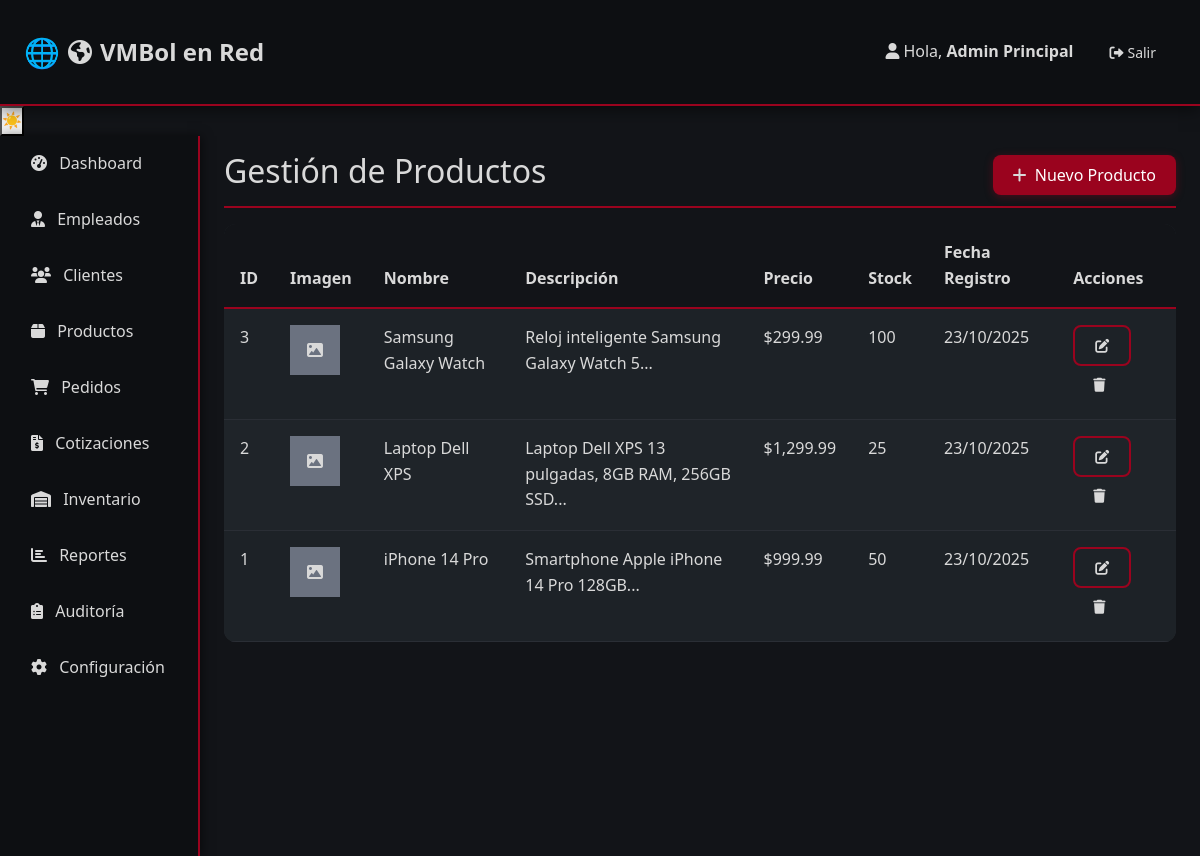
Page /paginas/admin/productos.php (signed in) on the committed database.
### tables this page shows
CREATE TABLE productos (
    id_producto INT AUTO_INCREMENT PRIMARY KEY,
    nombre VARCHAR(150) NOT NULL,
    descripcion TEXT,
    precio DECIMAL(10,2) NOT NULL,
    stock INT NOT NULL DEFAULT 0,
    imagen VARCHAR(200),
    estado TINYINT(1) DEFAULT 1,
    fecha_registro TIMESTAMP DEFAULT CURRENT_TIMESTAMP
);

### paginas/admin/productos.php (the view, shortened to what this page needs)
<?php
require_once '../../includes/auth.php';
$db = (new Database())->getConnection();
$productos = $db->query("SELECT * FROM productos WHERE estado = 1 ORDER BY id_producto DESC")->fetchAll(PDO::FETCH_ASSOC);
?>
<!DOCTYPE html>
<html lang="es">
<head>
    <link rel="stylesheet" href="../../assets/css/main.css">
    <link rel="stylesheet" href="../../assets/css/admin.css">
    <link href="https://cdn.jsdelivr.net/npm/bootstrap@5.3.0/dist/css/bootstrap.min.css" rel="stylesheet">
    <link rel="stylesheet" href="https://cdnjs.cloudflare.com/ajax/libs/font-awesome/6.4.0/css/all.min.css">
</head>
<body class="admin-dashboard">
    <?php include '../../includes/header.php'; ?>
    <div class="container-fluid">
        <div class="row">
            <?php include '../../includes/sidebar.php'; ?>
            <main class="col-md-9 ms-sm-auto col-lg-10 px-md-4">
                <div class="d-flex justify-content-between flex-wrap flex-md-nowrap align-items-center pt-3 pb-2 mb-3 border-bottom">
                    <h1 class="h2">Gestión de Productos</h1>
                    <button class="btn btn-primary" data-bs-toggle="modal" data-bs-target="#modalProducto">
                        <i class="fas fa-plus me-1"></i> Nuevo Producto
                    </button>
                </div>
                <div class="table-responsive">
                    <table class="table table-striped table-hover">
                        <thead>
                            <tr>
                                <th>ID</th>
                                <th>Imagen</th>
                                <th>Nombre</th>
                                <th>Descripción</th>
                                <th>Precio</th>
                                <th>Stock</th>
                                <th>Fecha Registro</th>
                                <th>Acciones</th>
                            </tr>
                        </thead>
                        <tbody>
                            <?php foreach ($productos as $producto): ?>
                            <tr>
                                <td><?php echo $producto['id_producto']; ?></td>
                                <td>
                                    <?php if (!empty($producto['imagen'])): ?>
                                        <img src="../../assets/images/productos/<?php echo htmlspecialchars($producto['imagen']); ?>"
                                             alt="<?php echo htmlspecialchars($producto['nombre']); ?>"
                                             style="width: 50px; height: 50px; object-fit: cover;">
                                    <?php else: ?>
                                        <div class="bg-secondary text-white d-flex align-items-center justify-content-center"
                                             style="width: 50px; height: 50px;">
                                            <i class="fas fa-image"></i>
                                        </div>
                                    <?php endif; ?>
                                </td>
                                <td><?php echo htmlspecialchars($producto['nombre']); ?></td>
                                <td><?php echo htmlspecialchars(substr($producto['descripcion'] ?? '', 0, 50)) . '...'; ?></td>
                                <td>$<?php echo number_format($producto['precio'], 2); ?></td>
                                <td>
                                    <span class="<?php echo $producto['stock'] <= 5 ? 'text-danger fw-bold' : ''; ?>">
                                        <?php echo $producto['stock']; ?>
                                    </span>
                                </td>
                                <td><?php echo date('d/m/Y', strtotime($producto['fecha_registro'])); ?></td>
                                <td>
                                    <button class="btn btn-sm btn-outline-primary btn-editar"
                                            data-id="<?php echo $producto['id_producto']; ?>"
                                            data-nombre="<?php echo htmlspecialchars($producto['nombre']); ?>"
                                            data-descripcion="<?php echo htmlspecialchars($producto['descripcion'] ?? ''); ?>"
                                            data-precio="<?php echo $producto['precio']; ?>"
                                            data-stock="<?php echo $producto['stock']; ?>"
                                            data-imagen="<?php echo htmlspecialchars($producto['imagen'] ?? ''); ?>">
                                        <i class="fas fa-edit"></i>
                                    </button>
                                    <button class="btn btn-sm btn-outline-danger btn-eliminar"
                                            data-id="<?php echo $producto['id_producto']; ?>">
                                        <i class="fas fa-trash"></i>
                                    </button>
                                </td>
                            </tr>
                            <?php endforeach; ?>
                        </tbody>
                    </table>
                </div>
            </main>
        </div>
    </div>
</body>
</html>

### includes/header.php (shortened to what this page needs)
<!DOCTYPE html>
<html lang="es" class="h-100">
<head>
    <link href="https://cdn.jsdelivr.net/npm/bootstrap@5.1.3/dist/css/bootstrap.min.css" rel="stylesheet">
    <link rel="stylesheet" href="../../assets/css/main.css">
<?php if (isset($_SESSION['rol'])): ?>
<link rel="stylesheet" href="../../assets/css/<?php echo $_SESSION['rol']; ?>.css">
<?php endif; ?>
    <link rel="stylesheet" href="https://cdnjs.cloudflare.com/ajax/libs/font-awesome/6.0.0/css/all.min.css">
</head>
<body class="d-flex flex-column h-100 <?php echo isset($_SESSION['rol']) ? $_SESSION['rol'] . '-dashboard' : 'public-page'; ?>">
    <?php if (isset($_SESSION['user_id'])): ?>
    <header class="header">
        <nav class="navbar navbar-expand-lg">
            <div class="container-fluid">
                <a class="navbar-brand" href="../index.php">
                    <i class="fas fa-globe-americas me-2"></i>VMBol en Red
                </a>
                <div class="navbar-nav ms-auto align-items-center">
                    <span class="navbar-text me-3 d-none d-md-block">
                        <i class="fas fa-user me-1"></i>Hola, <strong><?php echo $_SESSION['nombre']; ?></strong>
                    </span>
                    <a href="../../procesos/logout.php" class="btn btn-outline-light btn-sm">
                        <i class="fas fa-sign-out-alt me-1"></i>Salir
                    </a>
                </div>
            </div>
        </nav>
    </header>
    <?php endif; ?>
<div class="container-fluid flex-grow-1 d-flex flex-column p-0">
    <div class="row flex-grow-1 m-0">
        </body>
</html>

### includes/sidebar.php (shortened to what this page needs)
<?php if (isset($_SESSION['user_id'])): ?>
<nav class="col-md-3 col-lg-2 d-md-block sidebar">
    <div class="sidebar-content">
        <ul class="nav flex-column">
            <?php if ($_SESSION['rol'] == 'admin'): ?>
<li class="nav-item">
    <a class="nav-link <?php echo $current_page == 'dashboard.php' ? 'active' : ''; ?>" href="dashboard.php">
        <i class="fas fa-tachometer-alt me-2"></i> Dashboard
    </a>
</li>
<li class="nav-item">
    <a class="nav-link <?php echo $current_page == 'empleados.php' ? 'active' : ''; ?>" href="empleados.php">
        <i class="fas fa-user-tie me-2"></i> Empleados
    </a>
</li>
<li class="nav-item">
    <a class="nav-link <?php echo $current_page == 'usuarios.php' ? 'active' : ''; ?>" href="usuarios.php">
        <i class="fas fa-users me-2"></i> Clientes
    </a>
</li>
<li class="nav-item">
    <a class="nav-link <?php echo $current_page == 'productos.php' ? 'active' : ''; ?>" href="productos.php">
        <i class="fas fa-box me-2"></i> Productos
    </a>
</li>
<li class="nav-item">
    <a class="nav-link <?php echo $current_page == 'pedidos.php' ? 'active' : ''; ?>" href="pedidos.php">
        <i class="fas fa-shopping-cart me-2"></i> Pedidos
    </a>
</li>
<li class="nav-item">
    <a class="nav-link <?php echo $current_page == 'cotizaciones.php' ? 'active' : ''; ?>" href="cotizaciones.php">
        <i class="fas fa-file-invoice-dollar me-2"></i> Cotizaciones
    </a>
</li>
<li class="nav-item">
    <a class="nav-link <?php echo $current_page == 'inventario.php' ? 'active' : ''; ?>" href="inventario.php">
        <i class="fas fa-warehouse me-2"></i> Inventario
    </a>
</li>
<li class="nav-item">
    <a class="nav-link <?php echo $current_page == 'reportes.php' ? 'active' : ''; ?>" href="reportes.php">
        <i class="fas fa-chart-bar me-2"></i> Reportes
    </a>
</li>
<li class="nav-item">
    <a class="nav-link <?php echo $current_page == 'auditoria.php' ? 'active' : ''; ?>" href="auditoria.php">
        <i class="fas fa-clipboard-list me-2"></i> Auditoría
    </a>
</li>
<li class="nav-item">
    <a class="nav-link <?php echo $current_page == 'configuracion.php' ? 'active' : ''; ?>" href="configuracion.php">
        <i class="fas fa-cog me-2"></i> Configuración
    </a>
</li>
            <?php endif; ?>
        </ul>
    </div>
</nav>
<?php endif; ?>

### assets/css/main.css (style rules this page uses)
:root { --page-bg: #1a1e23; --card-bg: #2c333a; --accent-red-wine: #9a031e; --text-light: #e0e0e0; --text-dark: #1a1e23; --primary: var(--accent-red-wine); --secondary: #7e8f9e; --success: #3b5a4a; --danger: #c42845; --warning: #916823; --info: #394a61; --light: #444c56; --dark: var(--page-bg); --border: #444c56; }
* { margin: 0; padding: 0; box-sizing: border-box; }
body { font-family: 'Segoe UI', Tahoma, Geneva, Verdana, sans-serif; background-color: var(--page-bg); color: var(--text-light); line-height: 1.6; min-height: 100vh; display: flex; flex-direction: column; }
.header { background: linear-gradient(135deg, #1e252e 0%, var(--card-bg) 100%); color: white; padding: 1rem 0; box-shadow: 0 4px 15px rgba(0,0,0,0.5); position: sticky; top: 0; z-index: 1000; }
.navbar-brand { font-size: 1.5rem; font-weight: bold; display: flex; align-items: center; }
.navbar-brand::before { content: "🌐"; color: var(--primary); margin-right: 0.5rem; font-size: 1.8rem; }
.sidebar { background: var(--card-bg); height: auto; min-height: calc(100vh - 80px); box-shadow: 2px 0 10px rgba(0,0,0,0.5); position: sticky; top: 80px; }
.btn { border-radius: 0.5rem; font-weight: 500; transition: all 0.3s ease; border: none; padding: 0.5rem 1.25rem; }
.btn-primary { background: var(--primary); box-shadow: 0 2px 4px rgba(154, 3, 30, 0.4); color: white; }
.btn-outline-primary { border: 2px solid var(--primary); color: var(--primary); background: transparent; }
.table { width: 100%; border-collapse: collapse; }
.table th { background-color: var(--light); color: var(--text-dark); border-bottom: 2px solid var(--border); padding: 1rem; font-weight: 600; text-align: left; }
.table td { padding: 1rem; border-bottom: 1px solid var(--border); }
html, body { height: 100%; }
.container-fluid.flex-grow-1 { flex: 1 0 auto; }
.admin-dashboard { background: var(--page-bg); min-height: 100vh; color: var(--text-light); }
main { min-height: calc(100vh - 80px - 73px); padding-bottom: 2rem; }

### rows in the picture
productos: id_producto "3", nombre "Samsung Galaxy Watch", descripcion "Reloj inteligente Samsung Galaxy Watch 5", precio "299.99", stock "100", fecha_registro "23/10/2025"
productos: id_producto "2", nombre "Laptop Dell XPS", descripcion "Laptop Dell XPS 13 pulgadas, 8GB RAM, 256GB SSD", precio "1,299.99", stock "25", fecha_registro "23/10/2025"
productos: id_producto "1", nombre "iPhone 14 Pro", descripcion "Smartphone Apple iPhone 14 Pro 128GB", precio "999.99", stock "50", fecha_registro "23/10/2025"

### other values in the picture
$_SESSION['nombre'] "Admin Principal"
